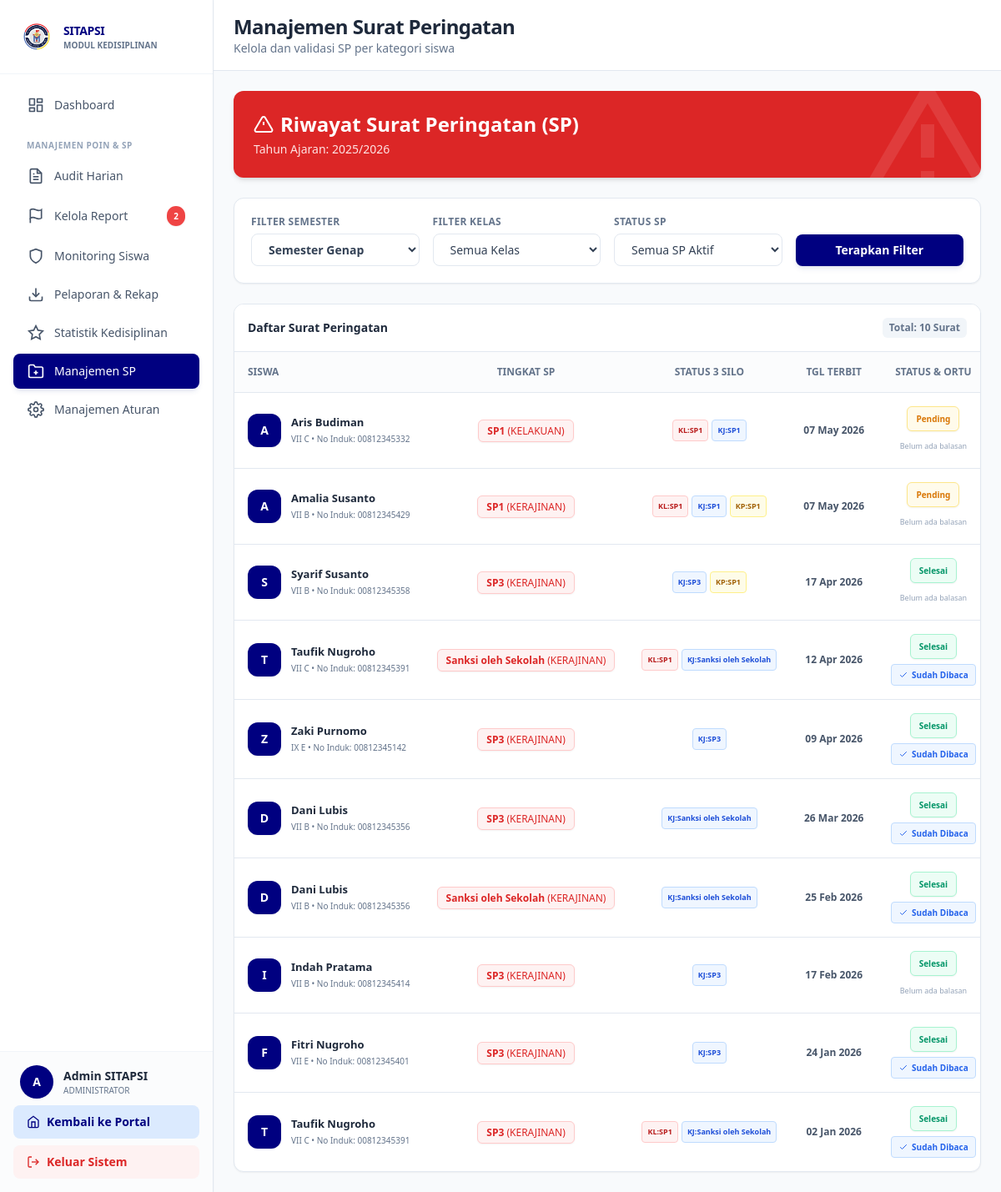
The page /sitapsi/views/admin/manajemen_sp.php (signed in) on the database its author committed.
### tables this page shows
CREATE TABLE `tb_tahun_ajaran` (
  `id_tahun` int(11) NOT NULL,
  `nama_tahun` varchar(20) NOT NULL,
  `status` enum('Aktif','Arsip') DEFAULT 'Aktif',
  `semester_aktif` enum('Ganjil','Genap') DEFAULT 'Ganjil'
);

CREATE TABLE `tb_siswa` (
  `no_induk` varchar(50) NOT NULL,
  `nama_siswa` varchar(100) NOT NULL,
  `jenis_kelamin` enum('L','P') NOT NULL,
  `kota` varchar(100) DEFAULT NULL,
  `tanggal_lahir` date DEFAULT NULL,
  `alamat` text DEFAULT NULL,
  `nama_ayah` varchar(150) DEFAULT NULL,
  `pekerjaan_ayah` varchar(100) DEFAULT NULL,
  `nama_ibu` varchar(150) DEFAULT NULL,
  `pekerjaan_ibu` varchar(100) DEFAULT NULL,
  `no_hp_ortu` varchar(15) DEFAULT NULL,
  `id_ortu` int(11) DEFAULT NULL,
  `status_aktif` enum('Aktif','Lulus','Keluar','Dikeluarkan') DEFAULT 'Aktif'
);

CREATE TABLE `tb_kelas` (
  `id_kelas` int(11) NOT NULL,
  `nama_kelas` varchar(10) NOT NULL,
  `tingkat` int(11) NOT NULL
);

CREATE TABLE `tb_riwayat_sp` (
  `id_sp` int(11) NOT NULL,
  `id_anggota` bigint(20) NOT NULL,
  `tingkat_sp` enum('SP1','SP2','SP3','Sanksi oleh Sekolah') NOT NULL,
  `kategori_pemicu` varchar(50) DEFAULT NULL,
  `tanggal_terbit` date NOT NULL,
  `tanggal_validasi` date DEFAULT NULL,
  `status` enum('Pending','Selesai') DEFAULT 'Pending',
  `id_admin` int(11) DEFAULT NULL,
  `catatan_admin` text DEFAULT NULL
);

### config/database.php (called while the page is built, shortened)
<?php
function getDBConnection()
{
    static $pdo = null;
    if ($pdo === null) {
        try {
            $dsn = "mysql:host=" . DB_HOST . ";dbname=" . DB_NAME . ";charset=" . DB_CHARSET;
            $options = [
                PDO::ATTR_ERRMODE => PDO::ERRMODE_EXCEPTION,
                PDO::ATTR_DEFAULT_FETCH_MODE => PDO::FETCH_ASSOC,
                PDO::ATTR_EMULATE_PREPARES => false,
                PDO::MYSQL_ATTR_INIT_COMMAND => "SET NAMES " . DB_CHARSET
            ];
            $pdo = new PDO($dsn, DB_USER, DB_PASS, $options);
        } catch (PDOException $e) {
            error_log("Database Connection Error: " . $e->getMessage());
            die("Koneksi database gagal. Silakan hubungi administrator.");
        }
    }
    return $pdo;
}
function executeQuery($sql, $params = [])
{
    $pdo = getDBConnection();
    $stmt = $pdo->prepare($sql);
    $stmt->execute($params);
    return $stmt;
}
function fetchOne($sql, $params = [])
{
    $stmt = executeQuery($sql, $params);
    return $stmt->fetch();
}
function fetchAll($sql, $params = [])
{
    $stmt = executeQuery($sql, $params);
    return $stmt->fetchAll();
}
?>

### sitapsi/views/admin/manajemen_sp.php (the view, shortened to what this page needs)
<?php
require_once '../../../config/database.php';
$tahun_aktif = fetchOne("SELECT id_tahun, nama_tahun, semester_aktif FROM tb_tahun_ajaran WHERE status = 'Aktif' LIMIT 1");
$filter_status = $_GET['status'] ?? 'all';
$filter_semester = $_GET['semester'] ?? $tahun_aktif['semester_aktif'];
$sql = "
    SELECT
        s.no_induk, s.nama_siswa,
        k.nama_kelas,
        a.total_poin_umum, a.status_sp_terakhir, a.status_sp_kelakuan, a.status_sp_kerajinan, a.status_sp_kerapian,
        a.poin_kelakuan, a.poin_kerajinan, a.poin_kerapian,
        sp.id_sp, sp.tingkat_sp, sp.kategori_pemicu, sp.tanggal_terbit, sp.tanggal_validasi, sp.status, sp.catatan_admin,
        (SELECT COUNT(id_feedback) FROM tb_feedback_ortu fb WHERE fb.id_sp = sp.id_sp) as jml_balasan,
        (SELECT COUNT(id_feedback) FROM tb_feedback_ortu fb WHERE fb.id_sp = sp.id_sp AND fb.status_baca = 'Belum Dibaca') as balasan_baru,
        (SELECT isi_feedback FROM tb_feedback_ortu fb WHERE fb.id_sp = sp.id_sp ORDER BY tanggal_kirim DESC LIMIT 1) as balasan_terakhir,
        (SELECT id_feedback FROM tb_feedback_ortu fb WHERE fb.id_sp = sp.id_sp ORDER BY tanggal_kirim DESC LIMIT 1) as id_feedback
    FROM tb_riwayat_sp sp
    JOIN tb_anggota_kelas a ON sp.id_anggota = a.id_anggota
    JOIN tb_siswa s ON a.no_induk = s.no_induk
    JOIN tb_kelas k ON a.id_kelas = k.id_kelas
    WHERE a.id_tahun = :id_tahun
";
$params = ['id_tahun' => $tahun_aktif['id_tahun']];
if ($filter_status !== 'all') {
    $sql .= " AND sp.status = :status";
    $params['status'] = $filter_status;
} else {
    $sql .= " AND sp.status != 'Dibatalkan'";
}
if ($filter_semester === 'Ganjil') {
    $sql .= " AND MONTH(sp.tanggal_terbit) >= 7";
} elseif ($filter_semester === 'Genap') {
    $sql .= " AND MONTH(sp.tanggal_terbit) <= 6";
}
$sql .= " ORDER BY sp.tanggal_terbit DESC, sp.id_sp DESC";
$riwayat_sp = fetchAll($sql, $params);
$btn_primary = "px-4 py-2.5 bg-[#000080] text-white text-sm font-semibold rounded-lg shadow-md shadow-blue-900/10 hover:bg-blue-900 transition-all flex items-center justify-center";
$input_class = "w-full px-4 py-2 border border-[#E2E8F0] rounded-lg focus:outline-none focus:ring-2 focus:ring-[#000080]/20 focus:border-[#000080] text-sm text-slate-700 bg-white transition-all";
$label_class = "block text-xs font-bold text-slate-500 mb-1.5 uppercase tracking-wide";
$card_class = "bg-white border border-[#E2E8F0] rounded-xl shadow-sm";
?>
<!DOCTYPE html>
<html lang="id">
<head>
    <script src="https://cdn.tailwindcss.com"></script>
</head>
<body class="bg-[#F8FAFC]">
<div class="flex h-screen overflow-hidden">
    <?php include '../../includes/sidebar_admin.php'; ?>
    <div class="flex-1 overflow-auto lg:ml-64 relative">
        <div class="bg-white border-b border-[#E2E8F0] px-6 pl-16 lg:pl-6 py-4 sticky top-0 z-30">
            <h1 class="text-2xl font-extrabold text-slate-800 tracking-tight">Manajemen Surat Peringatan</h1>
            <p class="text-sm font-medium text-slate-500">Kelola dan validasi SP per kategori siswa</p>
        </div>
        <div class="p-6 space-y-6 max-w-7xl mx-auto">
            <div class="bg-red-600 text-white rounded-xl shadow-md p-6 relative overflow-hidden">
                <svg class="absolute right-0 top-0 text-white/10 w-48 h-48 transform translate-x-8 -translate-y-8" fill="currentColor" viewBox="0 0 24 24"><path d="M12 2L1 21h22L12 2zm0 3.83L19.82 19H4.18L12 5.83zM11 16h2v2h-2v-2zm0-7h2v5h-2V9z"></path></svg>
                <div class="relative z-10 flex justify-between items-center">
                    <div>
                        <h2 class="text-2xl font-extrabold mb-1 flex items-center">
                            <svg class="w-6 h-6 mr-2" fill="none" stroke="currentColor" viewBox="0 0 24 24" stroke-width="2"><path d="M10.29 3.86L1.82 18a2 2 0 0 0 1.71 3h16.94a2 2 0 0 0 1.71-3L13.71 3.86a2 2 0 0 0-3.42 0z"></path><line x1="12" y1="9" x2="12" y2="13"></line><line x1="12" y1="17" x2="12.01" y2="17"></line></svg>
                            Riwayat Surat Peringatan (SP)
                        </h2>
                        <p class="text-red-100 font-medium text-sm">Tahun Ajaran: <?= $tahun_aktif['nama_tahun'] ?></p>
                    </div>
                </div>
            </div>
            <div class="<?= $card_class ?> p-5 bg-slate-50/30">
                <form method="GET" class="grid grid-cols-1 md:grid-cols-4 gap-4 items-end">
                    <div>
                        <label class="<?= $label_class ?>">Filter Semester</label>
                        <select name="semester" class="<?= $input_class ?> font-bold text-[#000080]">
                            <option value="Genap" <?= $filter_semester === 'Genap' ? 'selected' : '' ?>>Semester Genap</option>
                        </select>
                    </div>
                    <div>
                        <label class="<?= $label_class ?>">Filter Kelas</label>
                        <select name="kelas" class="<?= $input_class ?>">
                            <option value="all">Semua Kelas</option>
                        </select>
                    </div>
                    <div>
                        <label class="<?= $label_class ?>">Status SP</label>
                        <select name="status" class="<?= $input_class ?>">
                            <option value="all">Semua SP Aktif</option>
                        </select>
                    </div>
                    <div>
                        <button type="submit" class="<?= $btn_primary ?> w-full h-[38px]">Terapkan Filter</button>
                    </div>
                </form>
            </div>
            <div class="<?= $card_class ?> overflow-hidden">
                <div class="p-4 border-b border-[#E2E8F0] bg-white flex justify-between items-center">
                    <span class="font-bold text-slate-800 text-sm">Daftar Surat Peringatan</span>
                    <span class="text-xs font-semibold text-slate-500 bg-slate-100 px-2 py-1 rounded-md">Total: <?= count($riwayat_sp) ?> Surat</span>
                </div>
                <div class="overflow-x-auto">
                    <table class="w-full text-left text-sm whitespace-nowrap">
                        <thead class="bg-slate-50/50 text-xs text-slate-500 uppercase border-b border-[#E2E8F0]">
                            <tr>
                                <th class="p-4 font-bold">Siswa</th>
                                <th class="p-4 font-bold text-center">Tingkat SP</th>
                                <th class="p-4 font-bold text-center">Status 3 Silo</th>
                                <th class="p-4 font-bold text-center">Tgl Terbit</th>
                                <th class="p-4 font-bold text-center">Status & Ortu</th>
                            </tr>
                        </thead>
                        <tbody class="divide-y divide-[#E2E8F0]">
                            <?php if (empty($riwayat_sp)): ?>
                            <tr>
                                <td colspan="6" class="p-12 text-center text-slate-400">Tidak ada riwayat SP</td>
                            </tr>
                            <?php else: ?>
                            <?php foreach ($riwayat_sp as $sp): ?>
                            <tr class="hover:bg-slate-50/50 transition-colors">
                                <td class="p-4">
                                    <div class="flex items-center space-x-3">
                                        <div class="w-10 h-10 bg-[#000080] rounded-xl flex items-center justify-center overflow-hidden flex-shrink-0 shadow-sm text-white font-extrabold">
                                            <?= strtoupper(substr($sp['nama_siswa'], 0, 1)) ?>
                                        </div>
                                        <div>
                                            <p class="font-bold text-slate-800 text-[13px]"><?= htmlspecialchars($sp['nama_siswa']) ?></p>
                                            <p class="text-[10px] font-medium text-slate-500"><?= $sp['nama_kelas'] ?> • No Induk: <?= $sp['no_induk'] ?></p>
                                        </div>
                                    </div>
                                </td>
                                <td class="p-4 text-center">
                                    <span class="px-2.5 py-1 bg-red-50 text-red-600 border border-red-200 rounded-md font-bold text-xs shadow-sm">
                                        <?= $sp['tingkat_sp'] ?> <span class="font-normal">(<?= $sp['kategori_pemicu'] ?>)</span>
                                    </span>
                                </td>
                                <td class="p-4">
                                    <div class="flex gap-1 justify-center">
                                        <?php
                                        $sp_kategori = [
                                            ['label' => 'KL', 'status' => $sp['status_sp_kelakuan'], 'color' => 'red'],
                                            ['label' => 'KJ', 'status' => $sp['status_sp_kerajinan'], 'color' => 'blue'],
                                            ['label' => 'KP', 'status' => $sp['status_sp_kerapian'], 'color' => 'yellow']
                                        ];
                                        foreach ($sp_kategori as $kat):
                                            if ($kat['status'] !== 'Aman'):
                                        ?>
                                        <span class="px-1.5 py-0.5 border border-<?= $kat['color'] ?>-200 bg-<?= $kat['color'] ?>-50 text-<?= $kat['color'] ?>-700 rounded text-[9px] font-bold">
                                            <?= $kat['label'] ?>:<?= $kat['status'] ?>
                                        </span>
                                        <?php endif; endforeach; ?>
                                    </div>
                                </td>
                                <td class="p-4 text-center font-bold text-xs text-slate-600">
                                    <?= date('d M Y', strtotime($sp['tanggal_terbit'])) ?>
                                </td>
                                <td class="p-4 text-center">
                                    <span class="px-2.5 py-1 rounded-md text-[10px] font-bold shadow-sm block mb-1.5 mx-auto w-fit
                                        <?php
                                            if ($sp['status'] === 'Pending') echo 'bg-amber-50 text-amber-600 border border-amber-200';
                                            elseif ($sp['status'] === 'Selesai') echo 'bg-emerald-50 text-emerald-600 border border-emerald-200';
                                            else echo 'bg-slate-100 text-slate-500 border border-slate-200';
                                        ?>">
                                        <?= $sp['status'] ?>
                                    </span>
                                    <?php if ($sp['balasan_baru'] > 0): ?>
                                        <button onclick="lihatBalasan('<?= $sp['id_feedback'] ?>', '<?= htmlspecialchars($sp['nama_siswa'], ENT_QUOTES) ?>', '<?= htmlspecialchars($sp['balasan_terakhir'], ENT_QUOTES) ?>')" class="inline-flex items-center text-[10px] font-extrabold text-white bg-rose-500 px-2 py-0.5 rounded border border-rose-600 hover:bg-rose-600 transition-colors cursor-pointer animate-pulse shadow-sm" title="Ada Balasan Baru dari Ortu!">
                                            <svg class="w-3 h-3 mr-1" fill="none" stroke="currentColor" viewBox="0 0 24 24"><path stroke-linecap="round" stroke-linejoin="round" stroke-width="2" d="M3 8l7.89 5.26a2 2 0 002.22 0L21 8M5 19h14a2 2 0 002-2V7a2 2 0 00-2-2H5a2 2 0 00-2 2v10a2 2 0 002 2z"></path></svg>
                                            Pesan Baru (<?= $sp['balasan_baru'] ?>)
                                        </button>
                                    <?php elseif ($sp['jml_balasan'] > 0): ?>
                                        <button onclick="lihatBalasan('<?= $sp['id_feedback'] ?>', '<?= htmlspecialchars($sp['nama_siswa'], ENT_QUOTES) ?>', '<?= htmlspecialchars($sp['balasan_terakhir'], ENT_QUOTES) ?>')" class="inline-flex items-center text-[10px] font-bold text-blue-600 bg-blue-50 px-2 py-0.5 rounded border border-blue-200 hover:bg-blue-100 transition-colors cursor-pointer" title="Lihat Balasan Sebelumnya">
                                            <svg class="w-3 h-3 mr-1" fill="none" stroke="currentColor" viewBox="0 0 24 24"><path stroke-linecap="round" stroke-linejoin="round" stroke-width="2" d="M5 13l4 4L19 7"></path></svg>
                                            Sudah Dibaca
                                        </button>
                                    <?php else: ?>
                                        <span class="inline-flex items-center text-[9px] font-medium text-slate-400">Belum ada balasan</span>
                                    <?php endif; ?>
                                </td>
                            </tr>
                            <?php endforeach; ?>
                            <?php endif; ?>
                        </tbody>
                    </table>
                </div>
            </div>
        </div>
    </div>
</div>
</body>
</html>

### rows shown on the page
tb_tahun_ajaran: nama_tahun "2025/2026", semester "Semester Genap"
tb_siswa: nama_siswa "A", nama_siswa "Aris Budiman", tb_kelas.nama_kelas "VII C", no_induk "00812345332", tb_riwayat_sp.tingkat_sp "SP1", tb_riwayat_sp.kategori_pemicu "KELAKUAN", label "KL", status "SP1", label "KJ", tb_riwayat_sp.tanggal_terbit "07 May 2026", tb_riwayat_sp.status "Pending", shows "Belum ada balasan"
tb_siswa: nama_siswa "A", nama_siswa "Amalia Susanto", tb_kelas.nama_kelas "VII B", no_induk "00812345429", tb_riwayat_sp.tingkat_sp "SP1", tb_riwayat_sp.kategori_pemicu "KERAJINAN", label "KL", status "SP1", label "KJ", label "KP", tb_riwayat_sp.tanggal_terbit "07 May 2026", tb_riwayat_sp.status "Pending", shows "Belum ada balasan"
tb_siswa: nama_siswa "S", nama_siswa "Syarif Susanto", tb_kelas.nama_kelas "VII B", no_induk "00812345358", tb_riwayat_sp.tingkat_sp "SP3", tb_riwayat_sp.kategori_pemicu "KERAJINAN", label "KJ", status "SP3", label "KP", status "SP1", tb_riwayat_sp.tanggal_terbit "17 Apr 2026", tb_riwayat_sp.status "Selesai", shows "Belum ada balasan"
tb_siswa: nama_siswa "T", nama_siswa "Taufik Nugroho", tb_kelas.nama_kelas "VII C", no_induk "00812345391", tb_riwayat_sp.tingkat_sp "Sanksi oleh Sekolah", tb_riwayat_sp.kategori_pemicu "KERAJINAN", label "KL", status "SP1", label "KJ", status "Sanksi oleh Sekolah", tb_riwayat_sp.tanggal_terbit "12 Apr 2026", tb_riwayat_sp.status "Selesai", tb_riwayat_sp.tingkat_sp "SP3", tb_riwayat_sp.tanggal_terbit "02 Jan 2026"
tb_siswa: nama_siswa "Z", nama_siswa "Zaki Purnomo", tb_kelas.nama_kelas "IX E", no_induk "00812345142", tb_riwayat_sp.tingkat_sp "SP3", tb_riwayat_sp.kategori_pemicu "KERAJINAN", label "KJ", status "SP3", tb_riwayat_sp.tanggal_terbit "09 Apr 2026", tb_riwayat_sp.status "Selesai"
tb_siswa: nama_siswa "D", nama_siswa "Dani Lubis", tb_kelas.nama_kelas "VII B", no_induk "00812345356", tb_riwayat_sp.tingkat_sp "SP3", tb_riwayat_sp.kategori_pemicu "KERAJINAN", label "KJ", status "Sanksi oleh Sekolah", tb_riwayat_sp.tanggal_terbit "26 Mar 2026", tb_riwayat_sp.status "Selesai", tb_riwayat_sp.tingkat_sp "Sanksi oleh Sekolah", tb_riwayat_sp.tanggal_terbit "25 Feb 2026"
tb_siswa: nama_siswa "I", nama_siswa "Indah Pratama", tb_kelas.nama_kelas "VII B", no_induk "00812345414", tb_riwayat_sp.tingkat_sp "SP3", tb_riwayat_sp.kategori_pemicu "KERAJINAN", label "KJ", status "SP3", tb_riwayat_sp.tanggal_terbit "17 Feb 2026", tb_riwayat_sp.status "Selesai", shows "Belum ada balasan"
tb_siswa: nama_siswa "F", nama_siswa "Fitri Nugroho", tb_kelas.nama_kelas "VII E", no_induk "00812345401", tb_riwayat_sp.tingkat_sp "SP3", tb_riwayat_sp.kategori_pemicu "KERAJINAN", label "KJ", status "SP3", tb_riwayat_sp.tanggal_terbit "24 Jan 2026", tb_riwayat_sp.status "Selesai"

### other values the page prints
$count_report "2"
$initial "A"
$user_name "Admin SITAPSI"
count($riwayat_sp) "10"
